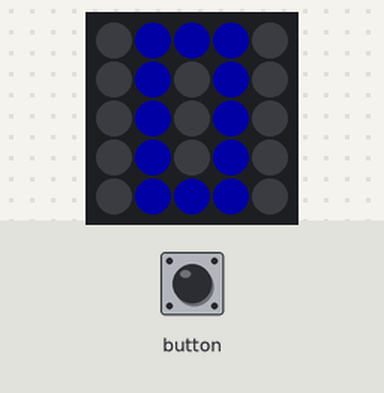
Bench run of a sketch on a simulated ESP32. Shown: 5×5 RGB LED matrix (first LED top left, wired row by row). The test bench sets the inputs (shaded band). Dim RGB values are drawn brighter than linear.

Above: at 1.2 s.
1.3 s: button pressed for 0.15 s
At 1.9 s:
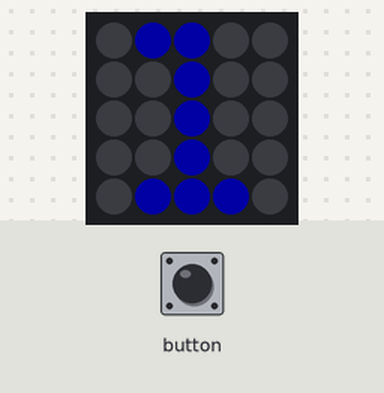
2.9 s: button pressed for 1 s
At 3.3 s:
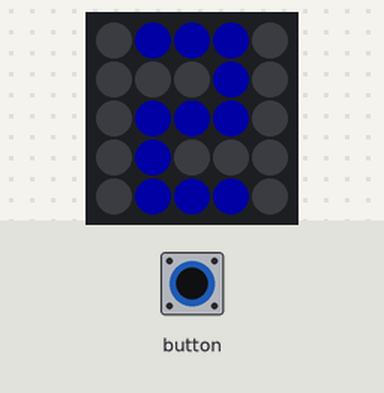
5.4 s: button pressed for 0.15 s
At 6.0 s:
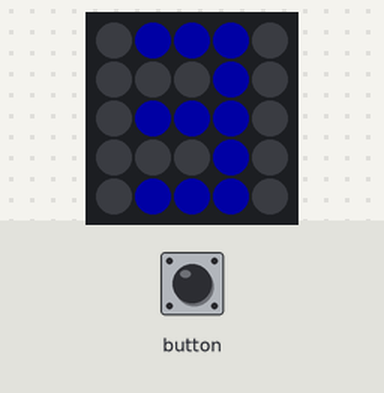
7.0 s: button pressed for 1 s
At 7.9 s:
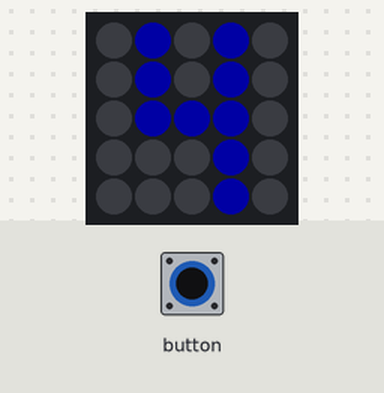
Timing chart, 0 to 10.0 s (numbered marks = the images above; inputs shaded):
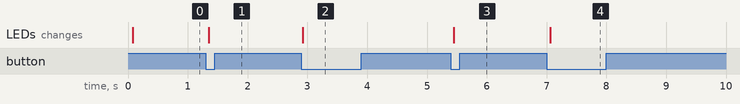

The sketch:

counter.ino
```cpp
#include "M5Atom.h"
#include <EEPROM.h>


uint8_t counter = 0; //1の位カウンター
uint8_t counter10 = 0; //10の位カウンター


const CRGB COLOR[4] = { //色設定
  0xf00000,
  0x00f000,
  0x0000f0,
  0x707070
};

int NUM_0[12] = {1,2,3,6,8,11,13,16,18,21,22,23};
int NUM_1[8] = {1,2,7,12,17,21,22,23};
int NUM_2[11] = {1,2,3,8,11,12,13,16,21,22,23};
int NUM_3[11] = {1,2,3,8,11,12,13,18,21,22,23};
int NUM_4[9] = {1,3,6,8,11,12,13,18,23};
int NUM_5[11] = {1,2,3,6,11,12,13,18,21,22,23};
int NUM_6[12] = {1,2,3,6,11,12,13,16,18,21,22,23};
int NUM_7[7] = {1,2,3,8,13,18,23};
int NUM_8[13] = {1,2,3,6,8,11,12,13,16,18,21,22,23};
int NUM_9[12] = {1,2,3,6,8,11,12,13,18,21,22,23};


void LEDDISP(int *points, int points_num){
  for(int i;i<points_num;i++){
    M5.dis.drawpix(points[i], COLOR[2]);
  }
}

void setup() {
    M5.begin(true, false, true);
    delay(50);
    M5.dis.clear();

    for (int i=0; i<25; i++) { //中央3列の表示をリセット
      M5.dis.drawpix(i, 0x000000);
    }


    //最初に0を表示する
    LEDDISP(NUM_0, 12);
    M5.update();


}

void loop() {
    // ボタン(画面)をクリックすると、LEDを順番に点灯していく。一週したら色を変える。
    if (M5.Btn.wasPressed()) {
        counter++;
        if (10 <= counter) { //10数える毎に左右の10の位カウンターを増やして1の位カウンターを0にする
            counter = 0;

            if (counter10 < 5) { //1〜5までは左側
                M5.dis.drawpix(counter10 * 5, COLOR[0]);
                counter10++;
            } else if (counter10 < 10) { //5〜10までは右側
                M5.dis.drawpix((counter10 -5) * 5 + 4, COLOR[0]);
                counter10++;
            } else { //全て埋まったらリセット
                for (int i=0; i<25; i++) {
                    M5.dis.drawpix(i, 0x000000);
                }
                counter10 = 0;
            }

        }

        for (int i=0; i<5; i++) { //中央3列の表示をリセット
          for (int j=1; j<4; j++) {
            M5.dis.drawpix(i*5 + j, 0x000000);
          }
        }

        if(counter == 0){ //0の表示
          LEDDISP(NUM_0, 12);
        }else if(counter == 1){ //1の表示
          LEDDISP(NUM_1, 8);
        }else if(counter == 2){ //2の表示
          LEDDISP(NUM_2, 11);
        }else if(counter == 3){ //3の表示
          LEDDISP(NUM_3, 11);
        }else if(counter == 4){ //4の表示
          LEDDISP(NUM_4, 9);
        }else if(counter == 5){ //5の表示
          LEDDISP(NUM_5, 11);
        }else if(counter == 6){ //6の表示
          LEDDISP(NUM_6, 12);
        }else if(counter == 7){ //7の表示
          LEDDISP(NUM_7, 7);
        }else if(counter == 8){ //8の表示
          LEDDISP(NUM_8, 13);
        }else if(counter == 9){ //9の表示
          LEDDISP(NUM_9, 12);
        }
        M5.update();

    }

    delay(50); //ディレイ時間を長くしすぎると素早く入力した時に認識されない
    M5.update();
}
```

Measured:
- after the input at 1.3 s, the LEDs: change after 0.05 s (image 1)
- after the input at 2.9 s, the LEDs: change at once (image 2)
- after the input at 5.4 s, the LEDs: change at once (image 3)
- after the input at 7.0 s, the LEDs: change after 0.06 s (image 4)
